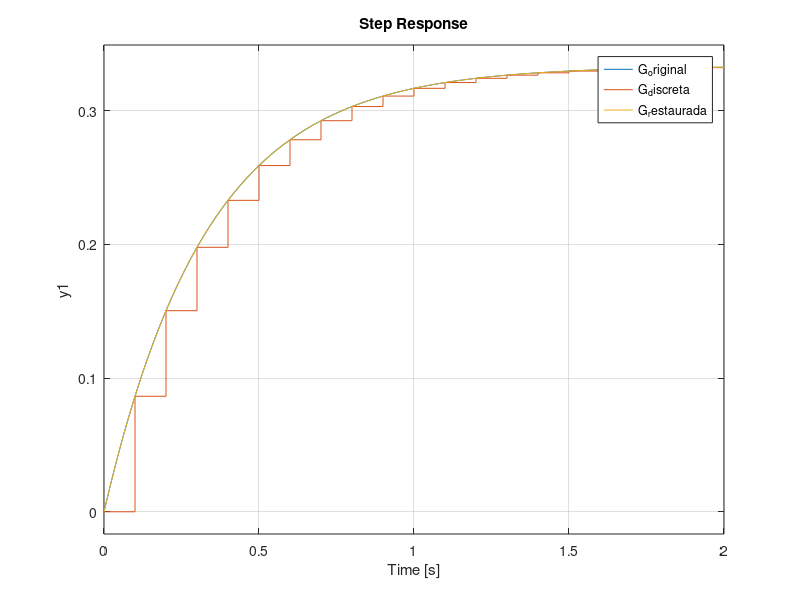

Write the MATLAB code that produced this figure.
% Modelos y Simulación
% Tema: equivalentes discretos y continuos
% Autor: Gianfranco Salomone
 
clc;
clearvars;

% 1. Conversión a tiempo discreto
G_original = tf(1, [1 3])  % expresión correspondiente a sistema continuo
Ts = 0.1;
G_discreta = c2d(G_original, Ts, 'matched')  % Otras opciones: zoh, tustin, matched

% 2. Re-conversión a tiempo continuo
G_restaurada = d2c(G_discreta, 'matched')

% 3. Comparanción de las respuestas al escalón
t_end = 2;  % Tiempo de simulación

subplot(2, 2, 1)
step(G_original, t_end)

subplot(2, 2, 2)
step(G_discreta, t_end)

subplot(2, 2, 3)
step(G_restaurada, t_end)

subplot(2, 2, 4)
step(G_original, G_discreta, G_restaurada, t_end)
